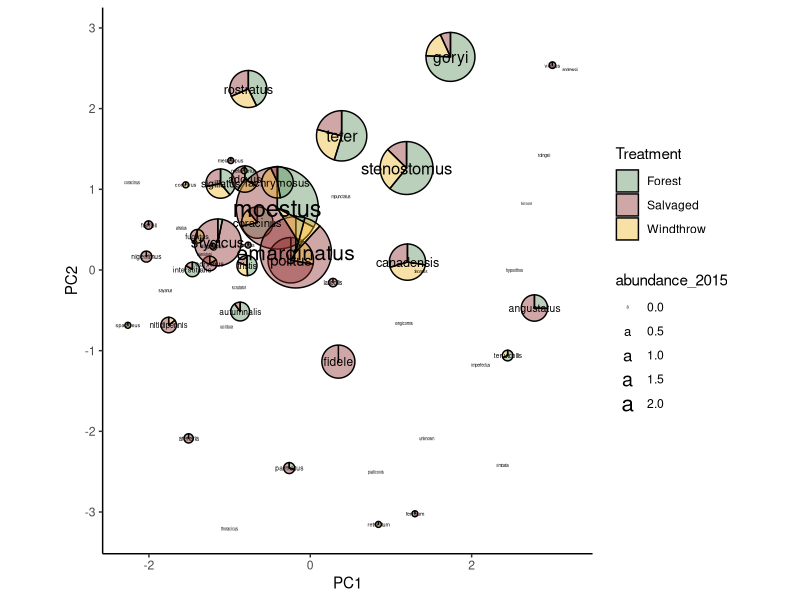
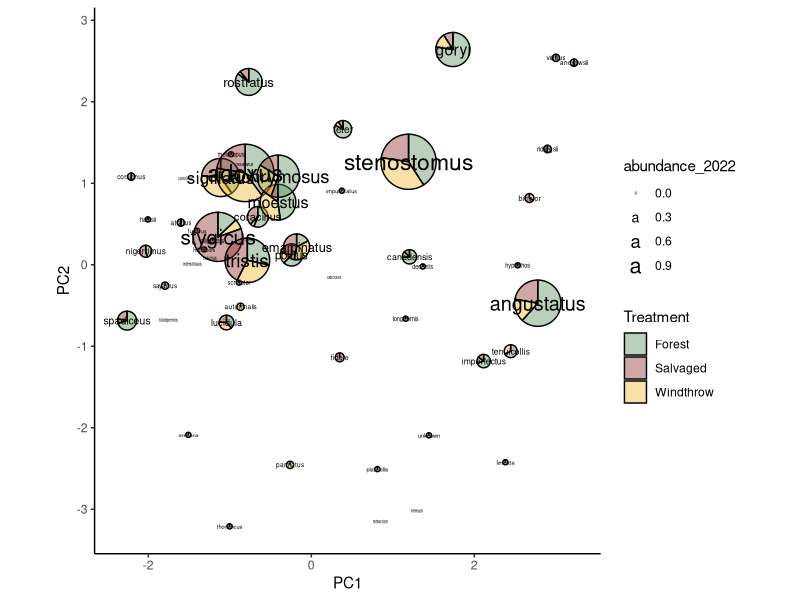
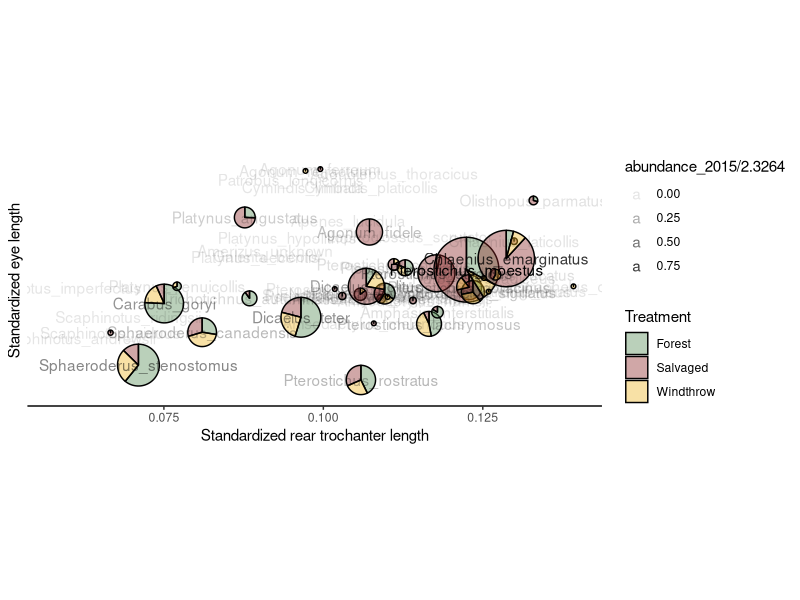
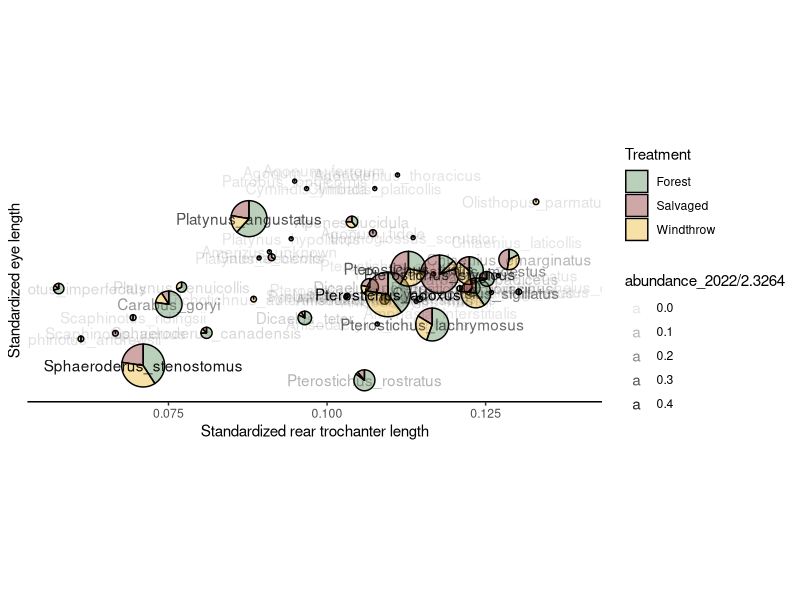
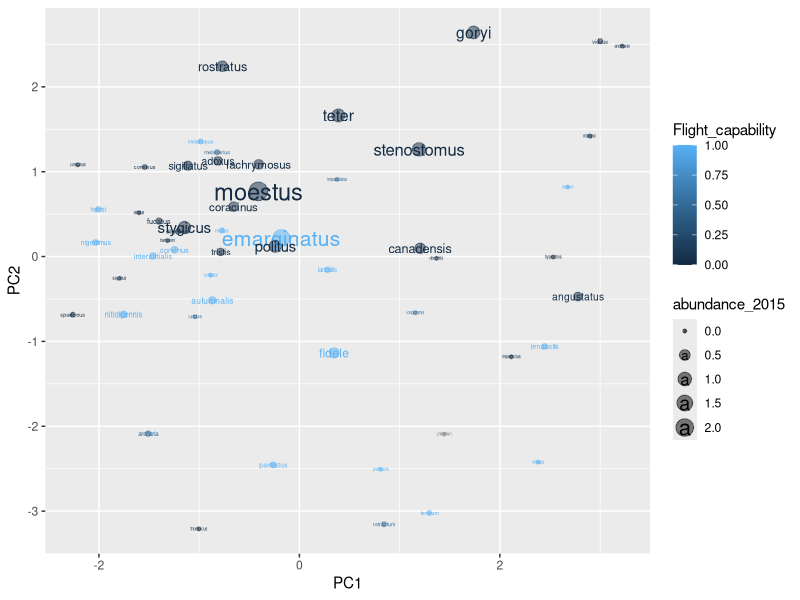
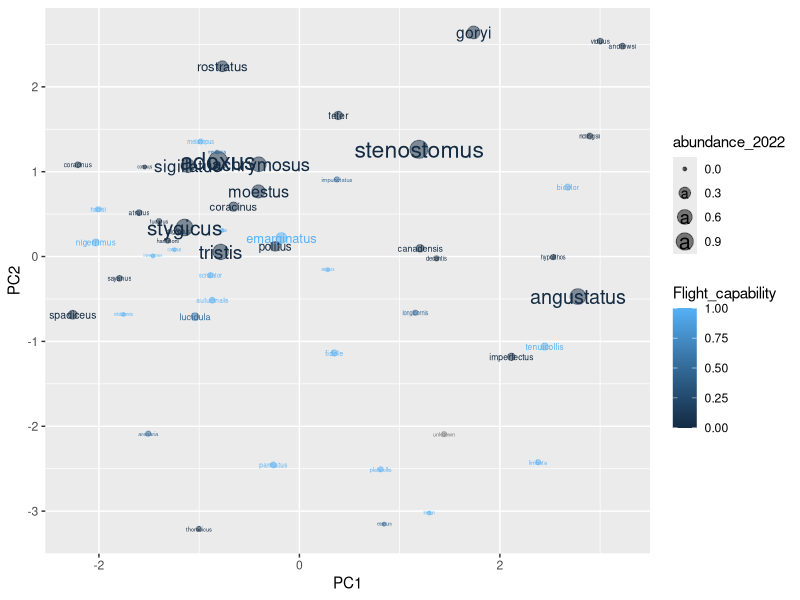

These charts were generated, in order, by the following R code:
# Aaron Tayal
# July 17, 2025
# Trait abundance graph

# I want to display the species found at a particular forest management treatment,
# plotted onto the first two PC axes. The size of the dot will indicate the 
# activity-abundance of that species.

library(ggplot2)
library(dplyr)
library(ggforce) # for the geom_arc_bar() command
library(tidyr)

# Read in the community data:
c2015 <- read.csv("Aaron_PNR_formatted_data/PNR2015_carabid_counts_by_plot_standardized.csv")
c2022 <- read.csv("Aaron_PNR_formatted_data/PNR2022_carabid_counts_by_plot_standardized.csv")

# Read in the trait data:
traits <- read.csv("Aaron_PNR_formatted_data/PNR_carabid_traits_by_spp.csv")

spp <- traits$Species
traits$species_short <- sub(".*_", "", traits$Species)

# Compute the total activity-abundance of each species (for each year)
traits$abundance_2015 <- colSums(c2015[,spp])
traits$abundance_2022 <- colSums(c2022[,spp])

# Compute the activity-abundance for each species, in each treatment:
traits$abundance_forest_2015 <- colSums(c2015[c2015$Treatment=="Forest", spp])
traits$abundance_windthrow_2015 <- colSums(c2015[c2015$Treatment=="Windthrow", spp])
traits$abundance_salvaged_2015 <- colSums(c2015[c2015$Treatment=="Salvaged", spp])

# For each species, compute the proportion that were caught in each treatment:
traits$rel_ab_2015_Forest <- traits$abundance_forest_2015 / traits$abundance_2015
traits$rel_ab_2015_Windthrow <- traits$abundance_windthrow_2015 / traits$abundance_2015
traits$rel_ab_2015_Salvaged <- traits$abundance_salvaged_2015 / traits$abundance_2015

# Same for 2022:
traits$abundance_forest_2022 <- colSums(c2022[c2022$Treatment=="Forest", spp])
traits$abundance_windthrow_2022 <- colSums(c2022[c2022$Treatment=="Windthrow", spp])
traits$abundance_salvaged_2022 <- colSums(c2022[c2022$Treatment=="Salvaged", spp])

# For each species, compute the proportion that were caught in each treatment:
traits$rel_ab_2022_Forest <- traits$abundance_forest_2022 / traits$abundance_2022
traits$rel_ab_2022_Windthrow <- traits$abundance_windthrow_2022 / traits$abundance_2022
traits$rel_ab_2022_Salvaged <- traits$abundance_salvaged_2022 / traits$abundance_2022


# Pivot the data from a "wide" to a "long" format. I need a single column that 
# has a relative abundance (for example, the abundance of Carabus goryi in
# the windthrow divided by the total abundance of Carabus goryi). Thus for each 
# species there will be three rows:
traits_long_2015 <- pivot_longer(traits, cols = c("rel_ab_2015_Forest",
                                                  "rel_ab_2015_Windthrow",
                                                  "rel_ab_2015_Salvaged"),
                                 names_to = "Treatment",
                                 values_to = "relative_abundance_2015",
                                 names_prefix = "rel_ab_2015_")

traits_long_2022 <- pivot_longer(traits, cols = c("rel_ab_2022_Forest",
                                                  "rel_ab_2022_Windthrow",
                                                  "rel_ab_2022_Salvaged"),
                                 names_to = "Treatment",
                                 values_to = "relative_abundance_2022",
                                 names_prefix = "rel_ab_2022_")

# Plot a graphs:

ggplot(traits_long_2015 %>% filter(Species != "Notiophilus_aeneus")) + geom_arc_bar(aes(x0 = PC1, y0 = PC2, r0 = 0, 
                                            r = sqrt(abundance_2015)/3, 
                                            amount = relative_abundance_2015, 
                                            fill = Treatment), stat = "pie", alpha=0.4) +
  coord_fixed() + theme_classic() + xlab("PC1") + ylab("PC2") +
  scale_y_continuous(breaks=seq(-3, 3, 1)) +
  scale_fill_manual(values = c("Forest" = "palegreen4", "Salvaged" = "brown4", 
                               "Windthrow" = "goldenrod2"))+
  geom_text(data=traits %>% filter(Species != "Notiophilus_aeneus"), aes(x=PC1,y=PC2,label=species_short, size=abundance_2015))

ggplot(traits_long_2022 %>% filter(Species != "Notiophilus_aeneus")) + geom_arc_bar(aes(x0 = PC1, y0 = PC2, r0 = 0, 
                                                                                        r = sqrt(abundance_2022)/3, 
                                                                                        amount = relative_abundance_2022, 
                                                                                        fill = Treatment), stat = "pie", alpha=0.4) +
  coord_fixed() + theme_classic() + xlab("PC1") + ylab("PC2") +
  scale_y_continuous(breaks=seq(-3, 3, 1)) +
  scale_fill_manual(values = c("Forest" = "palegreen4", "Salvaged" = "brown4", 
                               "Windthrow" = "goldenrod2"))+
  geom_text(data=traits %>% filter(Species != "Notiophilus_aeneus"), aes(x=PC1,y=PC2,label=species_short, size=abundance_2022))


ggplot(data = traits_long_2015 %>% filter(Species != "Notiophilus_aeneus")) + 
  geom_arc_bar(aes(x0 = rear_trochanter_length_standard, 
                                            y0 = eye_length_standard, r0 = 0, 
                                            r = sqrt(abundance_2015)/300, 
                                            amount = relative_abundance_2015, 
                                            fill = Treatment), stat = "pie", alpha=0.4) +
  coord_fixed() + theme_classic() + xlab("Standardized rear trochanter length") + ylab("Standardized eye length") +
  scale_y_continuous(breaks=seq(-3, 3, 1)) +
  scale_fill_manual(values = c("Forest" = "palegreen4", "Salvaged" = "brown4", 
                               "Windthrow" = "goldenrod2"))+geom_text(data=traits%>% filter(Species != "Notiophilus_aeneus"), aes(x=rear_trochanter_length_standard,y=eye_length_standard,label=Species, alpha=abundance_2015/2.3264))

ggplot(data = traits_long_2022 %>% filter(Species != "Notiophilus_aeneus")) + 
  geom_arc_bar(aes(x0 = rear_trochanter_length_standard, 
                   y0 = eye_length_standard, r0 = 0, 
                   r = sqrt(abundance_2022)/300, 
                   amount = relative_abundance_2022, 
                   fill = Treatment), stat = "pie", alpha=0.4) +
  coord_fixed() + theme_classic() + xlab("Standardized rear trochanter length") + ylab("Standardized eye length") +
  scale_y_continuous(breaks=seq(-3, 3, 1)) +
  scale_fill_manual(values = c("Forest" = "palegreen4", "Salvaged" = "brown4", 
                               "Windthrow" = "goldenrod2"))+geom_text(data=traits%>% filter(Species != "Notiophilus_aeneus"), aes(x=rear_trochanter_length_standard,y=eye_length_standard,label=Species, alpha=abundance_2022/2.3264))


# Graphs of flight capable vs. flight incapable beetles ########################



ggplot(data=traits %>% filter(Species != "Notiophilus_aeneus"),
       aes(x=PC1, y=PC2, size=abundance_2015,
           color=Flight_capability)) + geom_point(alpha=0.5) + 
  geom_text(aes(label = species_short))

ggplot(data=traits %>% filter(Species != "Notiophilus_aeneus"),
       aes(x=PC1, y=PC2, size=abundance_2022,
           color=Flight_capability)) + geom_point(alpha=0.5) + 
  geom_text(aes(label = species_short))













